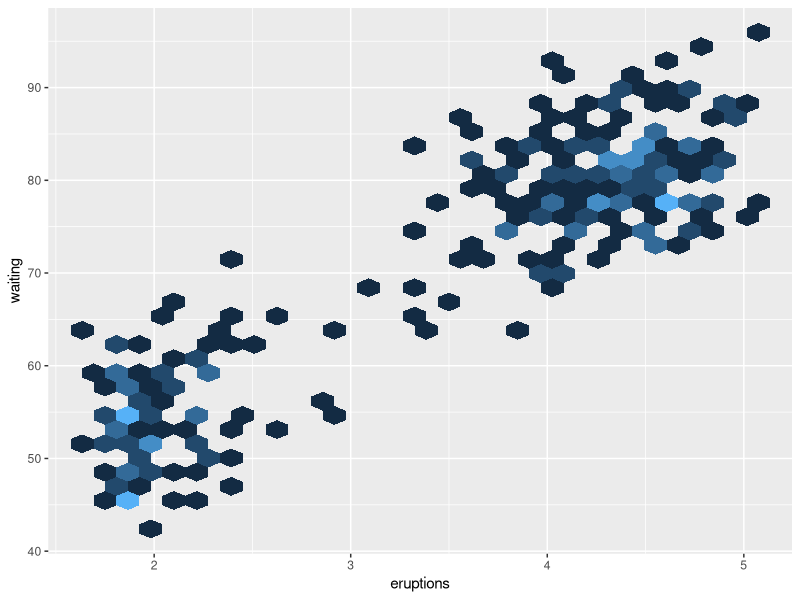
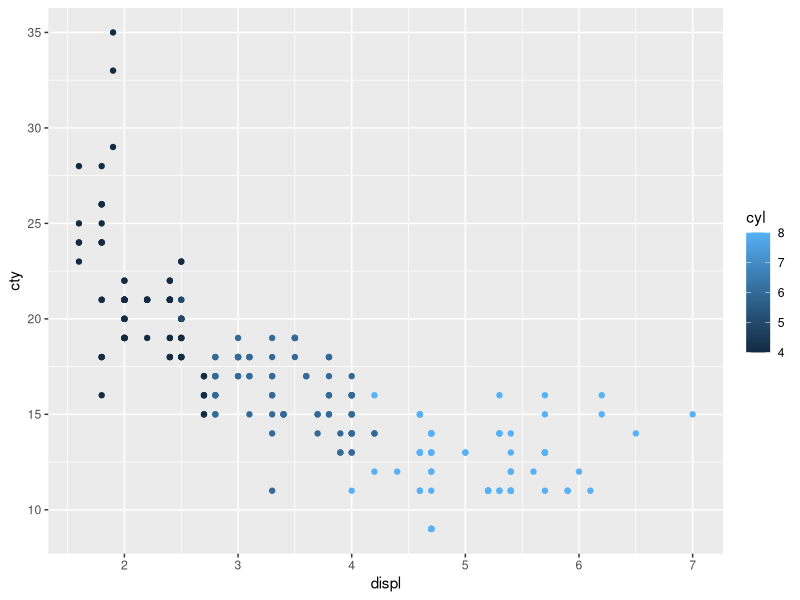

Source code (R) for these figures, in order: (Note: this script raises an error after producing the figures.)

# libraries -----------------------------------------------------------------

library(tidyverse)


# 1. names_glue parameter ----------------------------------------------------

(storms_sum <- storms %>% 
  filter(year %in% 1975:1977) %>% 
  group_by(year, status) %>% 
  summarise(mean = mean(pressure, na.rm = TRUE),
                   median = median(pressure, na.rm = TRUE),
                   .groups = "drop"))

storms_sum %>% 
  pivot_wider(names_from = "year", 
              values_from = c("mean", "median"))

(wide_storms <- storms_sum %>% 
  pivot_wider(names_from = "year", 
              values_from = c("mean", "median"), 
              names_glue = "{.value}_of_{year}"))


# 2. Custom break pivot_longer ---------------------------------------------

wide_storms %>% 
  pivot_longer(-status, 
               names_to = c("stat", "year"),
               names_pattern = "(.*)_of_(.*)",
               names_transform = list(year = as.integer),
               values_to = "value")


# 3. summarise multiple columns with multiple functions ----------------------
colnames(mtcars)

mtcars %>% 
  group_by(cyl) %>% 
  summarise(across(starts_with("d"),
                   list(mean = mean, median = median),
                   .names = "{fn}_of_{col}"))


# 4. create a fake legend with cowplot, ggplot, patchwork -----------------

p1 <- faithful %>% 
  ggplot(aes(eruptions, waiting)) +
  geom_hex(show.legend = F)

p2 <- mpg %>%
  ggplot(aes(displ, cty, col = cyl)) +
  geom_point()

layout <- c(
  area(t = 1, l = 1, b = 5, r = 4),
  area(t = 2, l = 5, b = 3, r = 5)
)

p1 + cowplot::get_legend(p2) + 
  plot_layout(design = layout)



